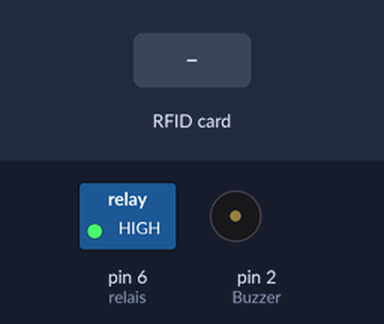
Recording of a sketch running on a simulated Arduino Uno, built with avr-gcc and run on an emulated ATmega328P. On the bench: switched loads named in the sketch (green lamp = pin HIGH), buzzer (waves = sounding). The inputs (shaded band) are chosen by the test bench. Pins used as bus, display or sensor lines are not drawn; what the sketch prints to the serial monitor is not drawn.

Above: at 1.2 s.
1.3 s: RFID card 5E 7A 19 C4 held to the reader
Timing chart, 0 to 4.3 s (numbered marks = the images above; inputs shaded):
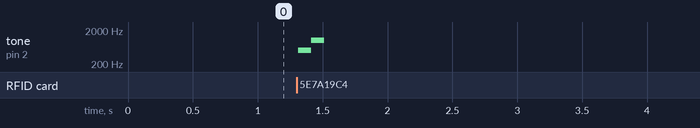

The sketch:

Tastpalast_NEU.ino
```cpp
/*

* MOSI: Pin 11 / ICSP-4
* MISO: Pin 12 / ICSP-1
* SCK: Pin 13 / ISCP-3
* SS/SDA: Pin 10
* RST: Pin 9
*/

#include <SPI.h>
#include <MFRC522.h>

#define SS_PIN 10
#define RST_PIN 9
#define PIN 2
int relais = 6;

const int Buzzer = 2;

MFRC522 mfrc522(SS_PIN, RST_PIN);

int counter = 0;


void setup(){
Serial.begin(9600);
SPI.begin();
mfrc522.PCD_Init();


    pinMode(relais, OUTPUT);
pinMode(Buzzer,OUTPUT);
    digitalWrite(relais, HIGH);

}

void loop(){
    Serial.println(counter);

    if ( ! mfrc522.PICC_IsNewCardPresent())
{
return;
}


if ( ! mfrc522.PICC_ReadCardSerial())
{
return;
}

long code=0; // Als neue Variable fügen wir „code“ hinzu, unter welcher später die UID als zusammenhängende Zahl ausgegeben wird. Statt int benutzen wir jetzt den Zahlenbereich „long“, weil sich dann eine größere Zahl speichern lässt.

for (byte i = 0; i < mfrc522.uid.size; i++)
{
code=((code+mfrc522.uid.uidByte[i])*10); // Nun werden wie auch vorher die vier Blöcke ausgelesen und in jedem Durchlauf wird der Code mit dem Faktor 10 „gestreckt“. (Eigentlich müsste man hier den Wert 1000 verwenden, jedoch würde die Zahl dann zu groß werden.
}

Serial.println(code);
tone(Buzzer,500,100);
delay(101);
tone(Buzzer,1000,100);
   delay(500);


if(code == 2207850) {counter = 1;}
else if((counter == 1) && (code == 139050)) {counter = 3;}
else {counter = 0;}

if(counter == 3) {
digitalWrite(relais,LOW);
delay(5000);
digitalWrite(relais,HIGH);
counter == 0;}

  else {digitalWrite(relais,HIGH);}
}


//2376050 = gelb lila   1
//139050 = türkis türkis rot 2 5
//1889850 = orange blau 3
//474050 = lila türkis 4
//766650 = gelb orange blau gelb 6
//2207850 = lila rot  7
```

Measured:
- after the input at 1.3 s, tone on pin 2 (Buzzer): silent → 500 Hz at once, → 1000 Hz 0.10 s later, → silent 0.10 s later
